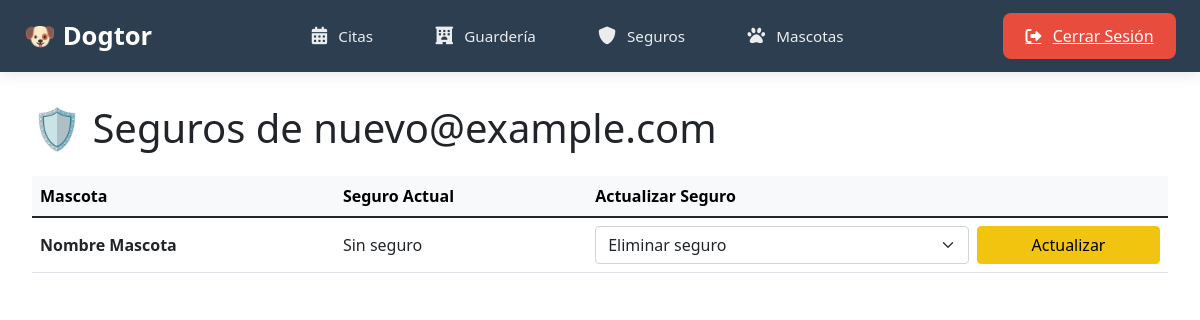
The app's page /Seguros.php (signed in) with its own data.
### tables this page shows
CREATE TABLE `clientes` (
  `id_cliente` int(11) NOT NULL,
  `nombre` varchar(100) NOT NULL,
  `apellidos` varchar(50) DEFAULT NULL,
  `email` varchar(100) NOT NULL,
  `telefono` varchar(15) DEFAULT NULL,
  `direccion` varchar(200) DEFAULT NULL,
  `fecha_registro` datetime DEFAULT current_timestamp(),
  `password` varchar(255) NOT NULL,
  `dni` varchar(9) NOT NULL
);

CREATE TABLE `mascotas` (
  `id_mascota` int(11) NOT NULL,
  `id_cliente` int(11) DEFAULT NULL,
  `nombre` varchar(100) NOT NULL,
  `especie` varchar(50) DEFAULT NULL,
  `raza` varchar(100) DEFAULT NULL,
  `fecha_nacimiento` date DEFAULT NULL,
  `fecha_seguro` date DEFAULT NULL,
  `fecha_expiracion` date DEFAULT NULL,
  `id_seguro` int(11) DEFAULT NULL,
  `edad` varchar(50) GENERATED ALWAYS AS (concat(timestampdiff(YEAR,`fecha_nacimiento`,curdate()),' años, ',timestampdiff(MONTH,`fecha_nacimiento`,curdate()) MOD 12,' meses')) VIRTUAL
);

### Seguros.php (the view, shortened to what this page needs)
<?php
$conexion = conectar();
$mascotas = [];
$stmt = $conexion->prepare("SELECT email, id_cliente FROM clientes WHERE id_cliente = ?");
$stmt->bind_param("i", $_SESSION['user_id']);
$stmt->execute();
$result = $stmt->get_result();
$usuario = $result->fetch_assoc();
try {
    $stmt = $conexion->prepare("
        SELECT m.id_mascota, m.nombre, m.id_seguro, s.tipo_seguro
        FROM mascotas m
        LEFT JOIN seguros s ON m.id_seguro = s.id_seguro
        WHERE m.id_cliente = ?
    ");
    $stmt->bind_param("i", $usuario['id_cliente']);
    $stmt->execute();
    $result = $stmt->get_result();
    if ($result->num_rows > 0) {
        $mascotas = $result->fetch_all(MYSQLI_ASSOC);
    }
} catch (Exception $e) {
    $error = $e->getMessage();
}
?>
<!DOCTYPE html>
<html lang="es">
<head>
    <link rel="stylesheet" href="css/nav.css">
    <link rel="stylesheet" href="https://cdnjs.cloudflare.com/ajax/libs/font-awesome/6.0.0/css/all.min.css">
    <link rel="stylesheet" href="https://cdn.jsdelivr.net/npm/bootstrap@5.1.3/dist/css/bootstrap.min.css">
    <link rel="stylesheet" href="css/seguros.css">
</head>
<body>
    <?php include 'nav.php'; ?>
    <div class="dashboard-content">
    <?php
if(isset($usuario) && is_array($usuario)){
    $userEmail = $usuario['email'] ?? 'No registrado';
}else{
    $userEmail = 'Invitado';
}
?>
<h1 class="mb-4">🛡️ Seguros de <?= htmlspecialchars($userEmail) ?></h1>
        <?php if (!empty($mascotas)) : ?>
        <div class="table-responsive">
            <table class="table table-hover align-middle">
                <thead class="table-light">
                    <tr>
                        <th>Mascota</th>
                        <th>Seguro Actual</th>
                        <th>Actualizar Seguro</th>
                    </tr>
                </thead>
                <tbody>
                    <?php foreach ($mascotas as $mascota) : ?>
                    <tr>
                        <td class="fw-bold"><?= htmlspecialchars($mascota['nombre']) ?></td>
                        <td><?= $mascota['tipo_seguro'] ?? 'Sin seguro' ?></td>
                        <td>
                            <form method="post" class="row g-2">
                                <div class="col-8">
                                    <select name="seguro_id" class="form-select">
                                        <option value="">Eliminar seguro</option>
                                    </select>
                                </div>
                                <div class="col-4">
                                    <button type="submit" name="assign_seguro" class="btn btn-warning w-100">
                                        Actualizar
                                    </button>
                                </div>
                            </form>
                        </td>
                    </tr>
                    <?php endforeach; ?>
                </tbody>
            </table>
        </div>
        <?php else: ?>
        <div class="alert alert-info">
            No tienes mascotas registradas.
        </div>
        <?php endif; ?>
    </div>
</body>
</html>

### css/seguros.css (style rules this page uses)
.dashboard-content { padding: 2rem; max-width: 1200px; margin: 0 auto; }
.btn-warning { background: #f1c40f; border-color: #f1c40f; }

### records on screen
clientes: email "nuevo@example.com"
mascotas: nombre "Nombre Mascota", tipo_seguro "Sin seguro"
